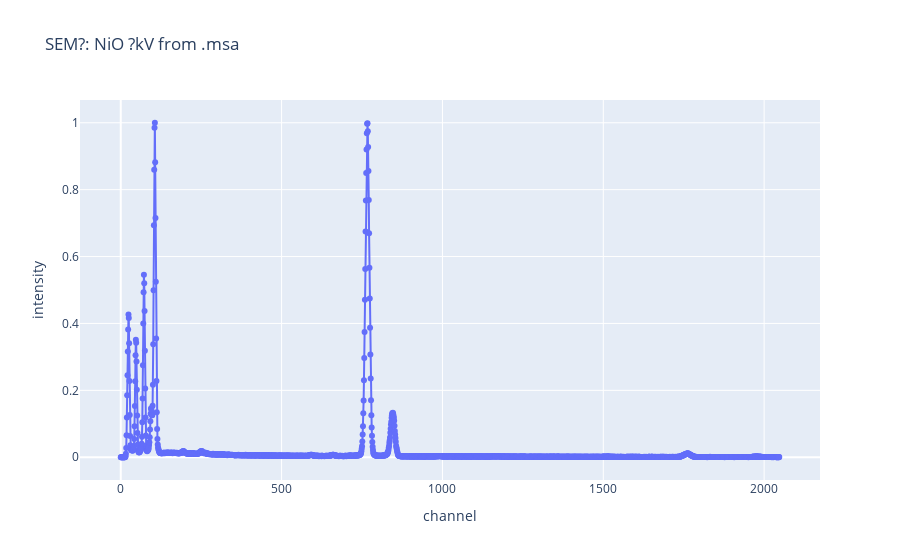

This figure's notebook cell:
### Code cell
fig_intitial = plotly_plot(
    x=s["channel"],
    y=s["intensity"],
    title=s["plot_title"],
    xaxis_title="channel",
    yaxis_title="intensity",
)
fig_intitial.show()

print(
    f"Check if the peaks in s['peaks_channel'] are in the right place in the plot here: {s['peaks_channel']}"
)
print(
    "The two first peaks are the ones we will use for calibration later, ie. the ones we know the energy of."
)
print(
    f"You have specified s['peaks_keV'] as: {s['peaks_keV']} keV, and are named {s['peaks_names']}"
)

### Figure 1 — Plotly figure (JSON) as saved in the notebook; plotly's stock layout.template omitted (floating-point values rounded to 4 significant figures; data arrays with more than 128 entries replaced by an {"elided": "..."} marker saying what was removed)
{"data": [{"mode": "lines+markers", "name": "raw data", "type": "scatter", "x": {"elided": "2048 int values"}, "y": {"elided": "2048 float values"}}], "layout": {"legend": {"title": {"text": "Legend"}}, "title": {"text": "SEM?: NiO ?kV from .msa"}, "xaxis": {"title": {"text": "channel"}}, "yaxis": {"title": {"text": "intensity"}}}}
